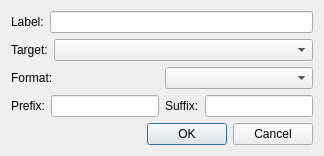
<?xml version="1.0" encoding="UTF-8"?>
<ui version="4.0">
 <class>Mark2MarkDlg</class>
 <widget class="QDialog" name="Mark2MarkDlg">
  <property name="sizePolicy">
   <sizepolicy hsizetype="Preferred" vsizetype="Fixed">
    <horstretch>0</horstretch>
    <verstretch>0</verstretch>
   </sizepolicy>
  </property>
  <property name="windowTitle">
   <string>Dialog</string>
  </property>
  <layout class="QGridLayout" name="gridLayout">
   <item row="0" column="0">
    <layout class="QHBoxLayout" name="horizontalLayout">
     <item>
      <widget class="QLabel" name="label_2">
       <property name="text">
        <string>Label:</string>
       </property>
      </widget>
     </item>
     <item>
      <widget class="QLineEdit" name="labelEdit"/>
     </item>
    </layout>
   </item>
   <item row="1" column="0">
    <layout class="QHBoxLayout" name="horizontalLayout_2">
     <item>
      <widget class="QLabel" name="label">
       <property name="text">
        <string>Target:</string>
       </property>
      </widget>
     </item>
     <item>
      <widget class="QComboBox" name="LabelList">
       <property name="sizePolicy">
        <sizepolicy hsizetype="Expanding" vsizetype="Fixed">
         <horstretch>0</horstretch>
         <verstretch>0</verstretch>
        </sizepolicy>
       </property>
       <property name="editable">
        <bool>false</bool>
       </property>
       <property name="currentIndex">
        <number>-1</number>
       </property>
       <property name="duplicatesEnabled">
        <bool>false</bool>
       </property>
      </widget>
     </item>
   </layout>
  </item>
   <item row="2" column="0">
    <layout class="QHBoxLayout" name="formatLayout">
     <item>
      <widget class="QLabel" name="formatLabel">
       <property name="text">
        <string>Format:</string>
       </property>
      </widget>
     </item>
     <item>
      <widget class="QComboBox" name="formatCombo"/>
     </item>
    </layout>
   </item>
   <item row="3" column="0">
    <layout class="QHBoxLayout" name="affixLayout">
     <item>
      <widget class="QLabel" name="prefixLabel">
       <property name="text">
        <string>Prefix:</string>
       </property>
      </widget>
     </item>
     <item>
      <widget class="QLineEdit" name="prefixEdit"/>
     </item>
     <item>
      <widget class="QLabel" name="suffixLabel">
       <property name="text">
        <string>Suffix:</string>
       </property>
      </widget>
     </item>
     <item>
      <widget class="QLineEdit" name="suffixEdit"/>
     </item>
    </layout>
   </item>
   <item row="4" column="0">
    <widget class="QDialogButtonBox" name="buttonBox">
     <property name="standardButtons">
      <set>QDialogButtonBox::Cancel|QDialogButtonBox::Ok</set>
     </property>
    </widget>
   </item>
  </layout>
 </widget>
 <resources/>
 <connections>
  <connection>
   <sender>buttonBox</sender>
   <signal>accepted()</signal>
   <receiver>Mark2MarkDlg</receiver>
   <slot>accept()</slot>
   <hints>
    <hint type="sourcelabel">
     <x>262</x>
     <y>90</y>
    </hint>
    <hint type="destinationlabel">
     <x>174</x>
     <y>54</y>
    </hint>
   </hints>
  </connection>
  <connection>
   <sender>buttonBox</sender>
   <signal>rejected()</signal>
   <receiver>Mark2MarkDlg</receiver>
   <slot>reject()</slot>
   <hints>
    <hint type="sourcelabel">
     <x>262</x>
     <y>90</y>
    </hint>
    <hint type="destinationlabel">
     <x>174</x>
     <y>54</y>
    </hint>
   </hints>
  </connection>
 </connections>
</ui>
